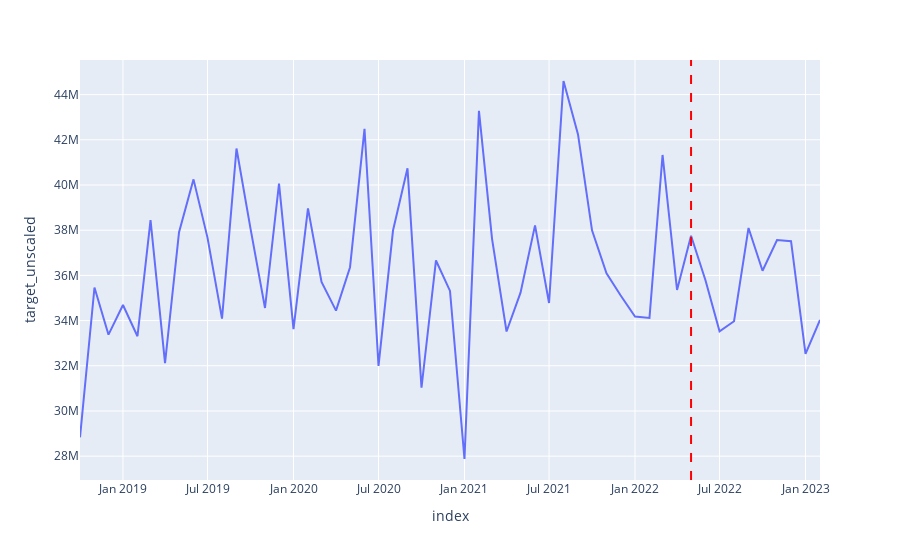

The code cell stored with this chart in its notebook:
### Markdown cell above
#### Forecast P5: 10 months

### Code cell
target_unscaled_values = make_predictions(df=forecast_df,
                 model=model1,
                 steps=10,
                 start_date='2022-05',
                 target_mean=target_mean_product1,
                 target_var=target_var_product1,
                 combo_list=combo_list[0])

### Figure 1 — Plotly figure (JSON) as saved in the notebook; plotly's stock layout.template omitted (floating-point values rounded to 4 significant figures)
{"data": [{"hovertemplate": "index=%{x}<br>target_unscaled=%{y}<extra></extra>", "legendgroup": "", "line": {"color": "#636efa", "dash": "solid"}, "marker": {"symbol": "circle"}, "mode": "lines", "name": "", "orientation": "v", "showlegend": false, "type": "scatter", "x": ["2018-10", "2018-11", "2018-12", "2019-01", "2019-02", "2019-03", "2019-04", "2019-05", "2019-06", "2019-07", "2019-08", "2019-09", "2019-10", "2019-11", "2019-12", "2020-01", "2020-02", "2020-03", "2020-04", "2020-05", "2020-06", "2020-07", "2020-08", "2020-09", "2020-10", "2020-11", "2020-12", "2021-01", "2021-02", "2021-03", "2021-04", "2021-05", "2021-06", "2021-07", "2021-08", "2021-09", "2021-10", "2021-11", "2021-12", "2022-01", "2022-02", "2022-03", "2022-04", "2022-05", "2022-06", "2022-07", "2022-08", "2022-09", "2022-10", "2022-11", "2022-12", "2023-01", "2023-02"], "xaxis": "x", "y": [28840000.0, 35460000.0, 33380000.0, 34690000.0, 33310000.0, 38450000.0, 32120000.0, 37910000.0, 40250000.0, 37660000.0, 34090000.0, 41613738, 38070000.0, 34560000.0, 40060000.0, 33620000.0, 38970000.0, 35710000.0, 34440000.0, 36360000.0, 42490000.0, 31990000.0, 37990000.0, 40740000.0, 31030000.0, 36660000.0, 35310000.0, 27870000.0, 43280000.0, 37620000.0, 33520000.0, 35230000.0, 38210000.0, 34780000.0, 44600000.0, 42240000.0, 37990000.0, 36090000.0, 35120000.0, 34180000.0, 34120000.0, 41330000.0, 35350000.0, 37750000.0, 35770000.0, 33530000.0, 33970000.0, 38100000.0, 36210000.0, 37570000.0, 37510000.0, 32530000.0, 34030000.0], "yaxis": "y"}], "layout": {"autosize": true, "legend": {"tracegroupgap": 0}, "margin": {"t": 60}, "shapes": [{"line": {"color": "red", "dash": "dash", "width": 2}, "type": "line", "x0": "2022-05", "x1": "2022-05", "xref": "x", "y0": 0, "y1": 1, "yref": "paper"}], "xaxis": {"anchor": "y", "autorange": true, "domain": [0, 1], "range": ["2018-10-01", "2023-02-01"], "title": {"text": "index"}, "type": "date"}, "yaxis": {"anchor": "x", "autorange": true, "domain": [0, 1], "range": [26950000.0, 45530000.0], "title": {"text": "target_unscaled"}, "type": "linear"}}}
